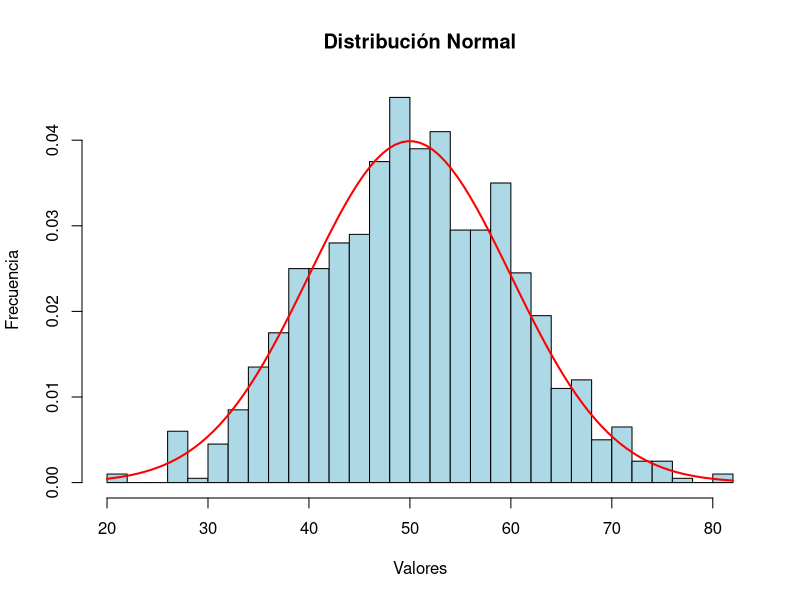
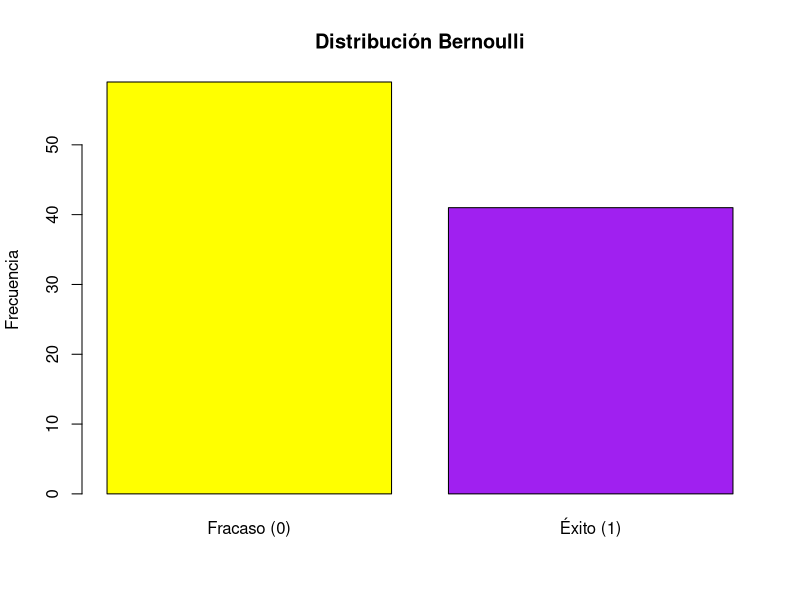
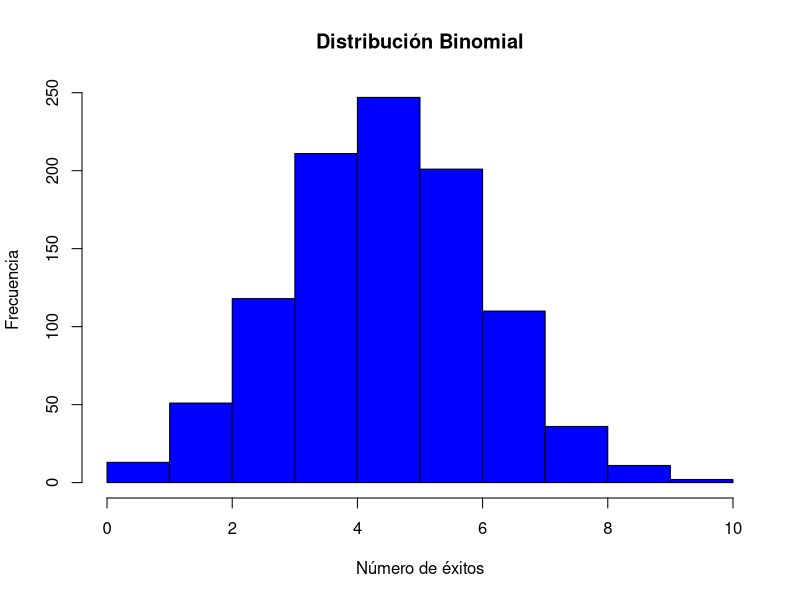

These charts were generated, in order, by the following R code:
#============================
#INTEGRANTES:
#JAIRO GUILLEN
#MOISES BELTRAN
#MARIA BENAVIDES
#REINALDO RUILOVA
#JOE LEMA
#============================

#================================
#   DISTRIBUCIONES: NORMAL, BERNOULLI, BINOMIAL
#================================

#================================
# Parte I – Distribución Normal
#================================

# Generar una muestra con distribución normal
set.seed(456)
muestra_normal <- rnorm(1000, mean = 50, sd = 10)

# Cálculo de medidas descriptivas
media <- mean(muestra_normal)
desviacion <- sd(muestra_normal)
minimo <- min(muestra_normal)
maximo <- max(muestra_normal)
rango <- maximo - minimo

# Mostrar resultados
cat("Media:", media, "\nDesviación estándar:", desviacion,
    "\nMínimo:", minimo, "\nMáximo:", maximo, "\nRango:", rango, "\n")

# Gráfico
hist(muestra_normal, breaks = 30, col = "lightblue",
     main = "Distribución Normal",
     xlab = "Valores", ylab = "Frecuencia", freq = FALSE)
curve(dnorm(x, mean = 50, sd = 10), add = TRUE, col = "red", lwd = 2)


#================================
# Parte II – Distribución Bernoulli
#================================

# Simulación de variable Bernoulli (1 = éxito, 0 = fracaso)
set.seed(777)
p <- 0.4      # Probabilidad teórica de éxito
n <- 100      # Número de ensayos
bernoulli <- rbinom(n, size = 1, prob = p)

# Tabla de frecuencias
print(table(bernoulli))

# Gráfico
barplot(table(bernoulli), col = c("yellow", "purple"),
        names.arg = c("Fracaso (0)", "Éxito (1)"),
        main = "Distribución Bernoulli", ylab = "Frecuencia")

# Proporciones observadas
prop_exito <- mean(bernoulli)
prop_fracaso <- 1 - prop_exito
cat("Proporción de éxitos:", prop_exito,
    "\nProporción de fracasos:", prop_fracaso, "\n")


#================================
# Parte III – Distribución Binomial
#================================

# Simulación de una distribución binomial
set.seed(777)
n_intentos <- 10      # Número de ensayos por experimento
p_exito <- 0.5        # Probabilidad de éxito
experimentos <- 1000  # Número de repeticiones

resultados_binom <- rbinom(experimentos, size = n_intentos, prob = p_exito)

# Gráfico
hist(resultados_binom, breaks = 10, col = "blue",
     main = "Distribución Binomial", xlab = "Número de éxitos", ylab = "Frecuencia")

# Media observada
media_binom <- mean(resultados_binom)
cat("Media de éxitos:", media_binom, "\n")
